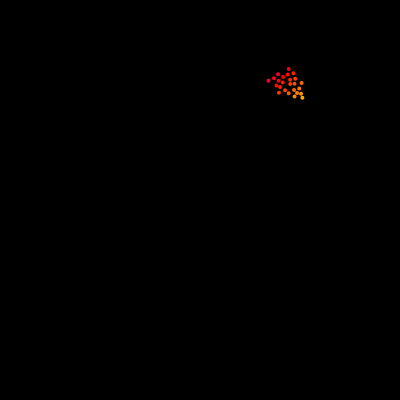
Frame 1 (no input)
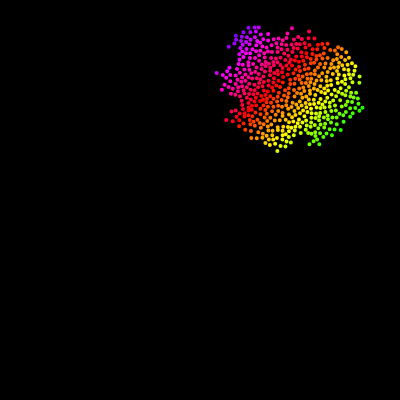
Frame 60 (no input)
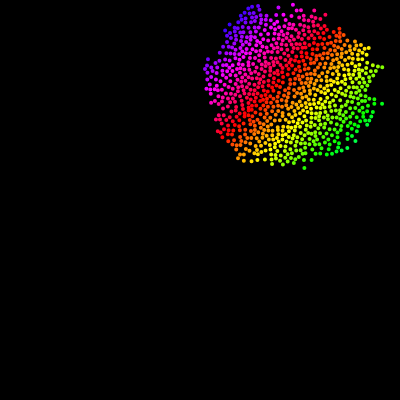
Frame 120 (the mouse pressed at the canvas centre since frame 60)

The p5.js sketch that drew these frames (run headless with seeded random() and noise() and a simulated clock; from frame 60 on, the mouse is pressed at the canvas centre):

// p5.js sketch
// ── sketch.js
/******************************************************
	Fast Poisson Disk Sampling in Arbitrary Dimensions
	paper: https://www.cs.ubc.ca/%7Erbridson/docs/bridson-siggraph07-poissondisk.pdf
	**************************************************/

// Global variables
const n = 2		// Dimension
const r = 4		// Minimum distance between samples
const k = 30 	// Limit of samples to choose before rejection
const grid = []
const w = r / Math.sqrt(n)	// Cell size
const active = []	// Active list
let cols, rows
const ordered = []


function setup() {
	createCanvas(400, 400)
	background(0)
	strokeWeight(4)
  	colorMode(HSB)

	// STEP 0
	cols = floor(width / w)
	rows = floor(height / w)
	for (var i = 0; i < cols * rows; i++) {
		grid[i] = undefined
	}

	// STEP 1
	const x = random(width)
	const y = random(height)
	const initial = createVector(x, y) // Initial sample
	const m = floor(x / w)
	const n = floor(y / w)
	grid[m + n * cols] = initial
	active.push(initial)
}

function draw() {
	background(0)
	// noLoop()
	
	// STEP 2
	for (let total = 0; total < 25; total++) { // Show 25 per frame
		if (active.length > 0) {
			const randIndex = floor(random(active.length))
			const pos = active[randIndex]
			for (let n = 0; n < k; n++) {
				const sample = p5.Vector.random2D()
				const magnitude = random(r, 2 * r)
				sample.setMag(magnitude)
				sample.add(pos)
				
				const col = floor(sample.x / w)
				const row = floor(sample.y / w)

				if (col > -1 && col < cols && row > -1 && row < rows && !grid[col + row * cols]) {
					let ok = true
					for (let i = -1; i <= 1; i++) {
						for (var j = -1; j <= 1; j++) {
							const index = (col + i) + (row + j) * cols
							const neighbor = grid[index]
							if (neighbor) {
								const distance = p5.Vector.dist(sample, neighbor)
								if (distance < r) {
									ok = false
								}
							}
						}
					}
					if (ok) {
						found = true
						grid[col + row * cols] = sample
						active.push(sample)
						ordered.push(sample)
						break
					}
				}
			}
			if (!found) {
				active.splice(randIndex, 1)
			}
		}
	}
	
	ordered.map(sample => {
		if (sample) {
			stroke((sample.x + sample.y) % 360, 100, 100)
			strokeWeight(r * 0.5)
			ellipse(sample.x, sample.y, 2)
		}
	})

	// active.map(sample => {
	// 	stroke('red')
	// 	strokeWeight(1)
	// 	ellipse(sample.x, sample.y, 2)
	// })
}
